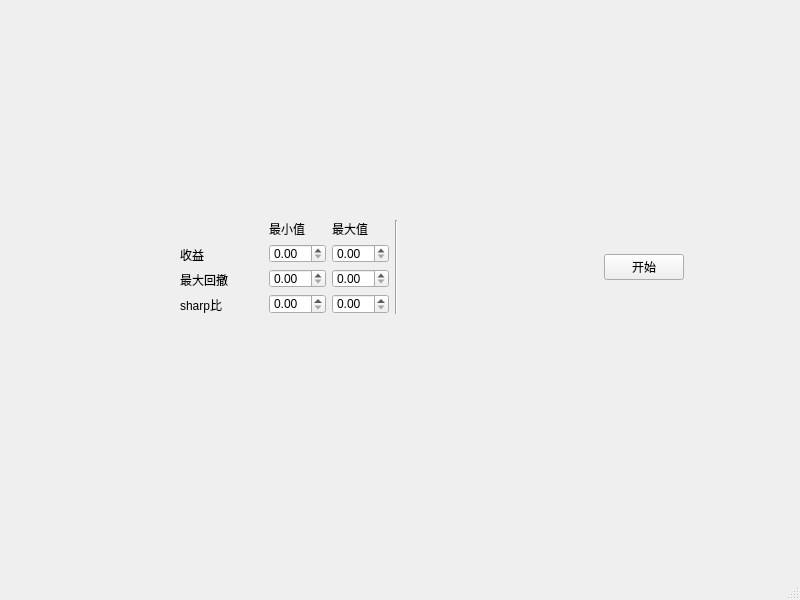
<?xml version="1.0" encoding="UTF-8"?>
<ui version="4.0">
 <class>MainWindow</class>
 <widget class="QMainWindow" name="MainWindow">
  <property name="geometry">
   <rect>
    <x>0</x>
    <y>0</y>
    <width>800</width>
    <height>600</height>
   </rect>
  </property>
  <property name="windowTitle">
   <string>MainWindow</string>
  </property>
  <widget class="QWidget" name="centralwidget">
   <widget class="QWidget" name="">
    <property name="geometry">
     <rect>
      <x>180</x>
      <y>220</y>
      <width>504</width>
      <height>94</height>
     </rect>
    </property>
    <layout class="QHBoxLayout" name="horizontalLayout">
     <item>
      <layout class="QVBoxLayout" name="verticalLayout">
       <item>
        <widget class="QLabel" name="label_6">
         <property name="text">
          <string/>
         </property>
        </widget>
       </item>
       <item>
        <widget class="QLabel" name="label">
         <property name="text">
          <string>收益</string>
         </property>
        </widget>
       </item>
       <item>
        <widget class="QLabel" name="label_2">
         <property name="text">
          <string>最大回撤</string>
         </property>
        </widget>
       </item>
       <item>
        <widget class="QLabel" name="label_3">
         <property name="text">
          <string>sharp比</string>
         </property>
        </widget>
       </item>
      </layout>
     </item>
     <item>
      <spacer name="verticalSpacer">
       <property name="orientation">
        <enum>Qt::Vertical</enum>
       </property>
       <property name="sizeHint" stdset="0">
        <size>
         <width>20</width>
         <height>40</height>
        </size>
       </property>
      </spacer>
     </item>
     <item>
      <layout class="QGridLayout" name="gridLayout">
       <item row="0" column="1">
        <widget class="QLabel" name="label_5">
         <property name="text">
          <string>最大值</string>
         </property>
        </widget>
       </item>
       <item row="1" column="0">
        <widget class="QDoubleSpinBox" name="doubleSpinBox_returns_min"/>
       </item>
       <item row="1" column="1">
        <widget class="QDoubleSpinBox" name="doubleSpinBox_returns_max"/>
       </item>
       <item row="2" column="1">
        <widget class="QDoubleSpinBox" name="doubleSpinBox_maxdrawdown_max"/>
       </item>
       <item row="3" column="0">
        <widget class="QDoubleSpinBox" name="doubleSpinBox_sharp_min"/>
       </item>
       <item row="3" column="1">
        <widget class="QDoubleSpinBox" name="doubleSpinBox_sharp_max"/>
       </item>
       <item row="2" column="0">
        <widget class="QDoubleSpinBox" name="doubleSpinBox_maxdrawdown_min"/>
       </item>
       <item row="0" column="0">
        <widget class="QLabel" name="label_4">
         <property name="text">
          <string>最小值</string>
         </property>
        </widget>
       </item>
      </layout>
     </item>
     <item>
      <widget class="Line" name="line">
       <property name="orientation">
        <enum>Qt::Vertical</enum>
       </property>
      </widget>
     </item>
     <item>
      <spacer name="horizontalSpacer">
       <property name="orientation">
        <enum>Qt::Horizontal</enum>
       </property>
       <property name="sizeType">
        <enum>QSizePolicy::Fixed</enum>
       </property>
       <property name="sizeHint" stdset="0">
        <size>
         <width>200</width>
         <height>20</height>
        </size>
       </property>
      </spacer>
     </item>
     <item>
      <widget class="QPushButton" name="pushButton">
       <property name="text">
        <string>开始</string>
       </property>
      </widget>
     </item>
    </layout>
   </widget>
  </widget>
  <widget class="QMenuBar" name="menubar">
   <property name="geometry">
    <rect>
     <x>0</x>
     <y>0</y>
     <width>800</width>
     <height>23</height>
    </rect>
   </property>
  </widget>
  <widget class="QStatusBar" name="statusbar"/>
 </widget>
 <resources/>
 <connections/>
</ui>
